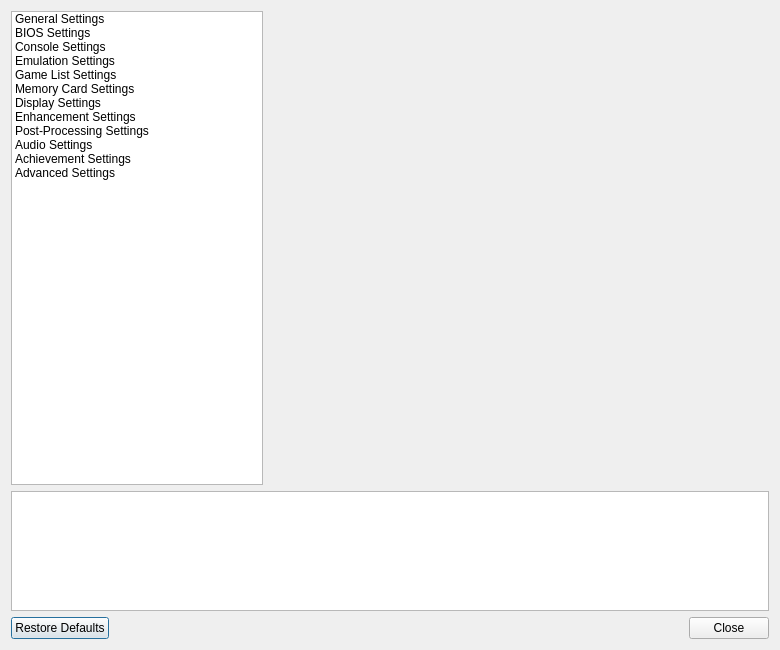
<?xml version="1.0" encoding="UTF-8"?>
<ui version="4.0">
 <class>SettingsDialog</class>
 <widget class="QDialog" name="SettingsDialog">
  <property name="windowModality">
   <enum>Qt::WindowModal</enum>
  </property>
  <property name="geometry">
   <rect>
    <x>0</x>
    <y>0</y>
    <width>780</width>
    <height>650</height>
   </rect>
  </property>
  <property name="sizePolicy">
   <sizepolicy hsizetype="Expanding" vsizetype="Expanding">
    <horstretch>0</horstretch>
    <verstretch>0</verstretch>
   </sizepolicy>
  </property>
  <property name="windowTitle">
   <string>DuckStation Settings</string>
  </property>
  <property name="windowIcon">
   <iconset resource="resources/resources.qrc">
    <normaloff>:/icons/duck.png</normaloff>:/icons/duck.png</iconset>
  </property>
  <layout class="QGridLayout" name="gridLayout">
   <item row="0" column="1">
    <widget class="QStackedWidget" name="settingsContainer">
     <property name="minimumSize">
      <size>
       <width>500</width>
       <height>0</height>
      </size>
     </property>
     <property name="currentIndex">
      <number>0</number>
     </property>
     <widget class="QWidget" name="page"/>
     <widget class="QWidget" name="page_2"/>
    </widget>
   </item>
   <item row="0" column="0">
    <widget class="QListWidget" name="settingsCategory">
     <property name="sizePolicy">
      <sizepolicy hsizetype="Expanding" vsizetype="Expanding">
       <horstretch>0</horstretch>
       <verstretch>0</verstretch>
      </sizepolicy>
     </property>
     <property name="minimumSize">
      <size>
       <width>230</width>
       <height>0</height>
      </size>
     </property>
     <property name="maximumSize">
      <size>
       <width>400</width>
       <height>16777215</height>
      </size>
     </property>
     <property name="iconSize">
      <size>
       <width>32</width>
       <height>32</height>
      </size>
     </property>
     <item>
      <property name="text">
       <string>General Settings</string>
      </property>
      <property name="icon">
       <iconset theme="GeneralSettings">
        <normaloff>.</normaloff>.</iconset>
      </property>
     </item>
     <item>
      <property name="text">
       <string>BIOS Settings</string>
      </property>
      <property name="icon">
       <iconset theme="BIOSSettings">
        <normaloff>.</normaloff>.</iconset>
      </property>
     </item>
     <item>
      <property name="text">
       <string>Console Settings</string>
      </property>
      <property name="icon">
       <iconset theme="ConsoleSettings">
        <normaloff>.</normaloff>.</iconset>
      </property>
     </item>
     <item>
      <property name="text">
       <string>Emulation Settings</string>
      </property>
      <property name="icon">
       <iconset theme="EmulationSettings">
        <normaloff>.</normaloff>.</iconset>
      </property>
     </item>
     <item>
      <property name="text">
       <string>Game List Settings</string>
      </property>
      <property name="icon">
       <iconset theme="GamelistSettings">
        <normaloff>.</normaloff>.</iconset>
      </property>
     </item>
     <item>
      <property name="text">
       <string>Memory Card Settings</string>
      </property>
      <property name="icon">
       <iconset theme="MemorycardSettings">
        <normaloff>.</normaloff>.</iconset>
      </property>
     </item>
     <item>
      <property name="text">
       <string>Display Settings</string>
      </property>
      <property name="icon">
       <iconset theme="DisplaySettings">
        <normaloff>.</normaloff>.</iconset>
      </property>
     </item>
     <item>
      <property name="text">
       <string>Enhancement Settings</string>
      </property>
      <property name="icon">
       <iconset theme="EnhancementSettings">
        <normaloff>.</normaloff>.</iconset>
      </property>
     </item>
     <item>
      <property name="text">
       <string>Post-Processing Settings</string>
      </property>
      <property name="icon">
       <iconset theme="PostprocessingSettings">
        <normaloff>.</normaloff>.</iconset>
      </property>
     </item>
     <item>
      <property name="text">
       <string>Audio Settings</string>
      </property>
      <property name="icon">
       <iconset theme="AudioSettings">
        <normaloff>.</normaloff>.</iconset>
      </property>
     </item>
     <item>
      <property name="text">
       <string>Achievement Settings</string>
      </property>
      <property name="icon">
       <iconset theme="AchievementsSettings">
        <normaloff>.</normaloff>.</iconset>
      </property>
     </item>
     <item>
      <property name="text">
       <string>Advanced Settings</string>
      </property>
      <property name="icon">
       <iconset theme="AdvancedSettings">
        <normaloff>.</normaloff>.</iconset>
      </property>
     </item>
    </widget>
   </item>
   <item row="2" column="0" colspan="2">
    <widget class="QDialogButtonBox" name="buttonBox">
     <property name="standardButtons">
      <set>QDialogButtonBox::Close|QDialogButtonBox::RestoreDefaults</set>
     </property>
    </widget>
   </item>
   <item row="1" column="0" colspan="2">
    <widget class="QTextEdit" name="helpText">
     <property name="minimumSize">
      <size>
       <width>0</width>
       <height>120</height>
      </size>
     </property>
     <property name="maximumSize">
      <size>
       <width>16777215</width>
       <height>120</height>
      </size>
     </property>
     <property name="readOnly">
      <bool>true</bool>
     </property>
    </widget>
   </item>
  </layout>
 </widget>
 <resources>
  <include location="resources/resources.qrc"/>
 </resources>
 <connections/>
</ui>
